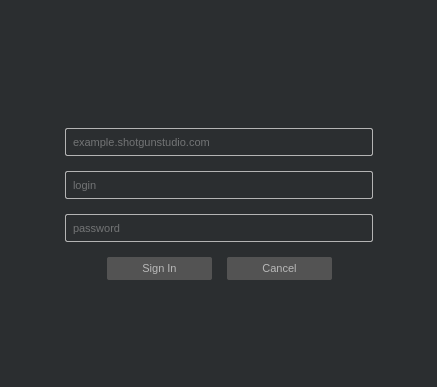
<?xml version="1.0" encoding="UTF-8"?>
<ui version="4.0">
 <class>LoginDialog</class>
 <widget class="QDialog" name="LoginDialog">
  <property name="windowModality">
   <enum>Qt::ApplicationModal</enum>
  </property>
  <property name="geometry">
   <rect>
    <x>0</x>
    <y>0</y>
    <width>437</width>
    <height>387</height>
   </rect>
  </property>
  <property name="windowTitle">
   <string>Shotgun Login</string>
  </property>
  <property name="windowIcon">
   <iconset>
    <normaloff>:/res/sg_badge</normaloff>:/res/sg_badge</iconset>
  </property>
  <property name="styleSheet">
   <string notr="true">QWidget
{
    background-color:  rgb(43, 46, 48);
    color: rgb(185, 185, 185);
    border-radius: 2px;
    selection-background-color: rgb(167, 167, 167);
    selection-color: rgb(26, 26, 26);
    font-size: 11px;
}

QPushButton
{
	background-color: rgb(83, 83, 83);
	border: none;
	padding: 5px;
	padding-left: 35px;
	padding-right: 35px;
}

QPushButton:focus
{
	border: 1px solid rgb(185, 185, 185);
}

QLineEdit
{
	border: 1px solid rgb(180, 180, 180);
	padding: 5px;
}</string>
  </property>
  <property name="modal">
   <bool>true</bool>
  </property>
  <layout class="QVBoxLayout" name="verticalLayout_2">
   <item>
    <spacer name="verticalSpacer">
     <property name="orientation">
      <enum>Qt::Vertical</enum>
     </property>
     <property name="sizeHint" stdset="0">
      <size>
       <width>20</width>
       <height>40</height>
      </size>
     </property>
    </spacer>
   </item>
   <item>
    <layout class="QHBoxLayout" name="horizontalLayout">
     <item>
      <widget class="QLabel" name="logo">
       <property name="maximumSize">
        <size>
         <width>250</width>
         <height>32</height>
        </size>
       </property>
       <property name="text">
        <string/>
       </property>
       <property name="pixmap">
        <pixmap resource="resources.qrc">:/res/shotgun_logo_light_medium.png</pixmap>
       </property>
       <property name="scaledContents">
        <bool>true</bool>
       </property>
       <property name="alignment">
        <set>Qt::AlignCenter</set>
       </property>
       <property name="textInteractionFlags">
        <set>Qt::NoTextInteraction</set>
       </property>
      </widget>
     </item>
    </layout>
   </item>
   <item>
    <spacer name="verticalSpacer_2">
     <property name="orientation">
      <enum>Qt::Vertical</enum>
     </property>
     <property name="sizeType">
      <enum>QSizePolicy::Fixed</enum>
     </property>
     <property name="sizeHint" stdset="0">
      <size>
       <width>20</width>
       <height>20</height>
      </size>
     </property>
    </spacer>
   </item>
   <item>
    <layout class="QHBoxLayout" name="horizontalLayout_3">
     <item>
      <spacer name="horizontalSpacer">
       <property name="orientation">
        <enum>Qt::Horizontal</enum>
       </property>
       <property name="sizeHint" stdset="0">
        <size>
         <width>40</width>
         <height>20</height>
        </size>
       </property>
      </spacer>
     </item>
     <item>
      <layout class="QVBoxLayout" name="verticalLayout">
       <property name="spacing">
        <number>15</number>
       </property>
       <item>
        <widget class="QLineEdit" name="site">
         <property name="minimumSize">
          <size>
           <width>308</width>
           <height>0</height>
          </size>
         </property>
         <property name="placeholderText">
          <string>example.shotgunstudio.com</string>
         </property>
        </widget>
       </item>
       <item>
        <widget class="QLineEdit" name="login">
         <property name="minimumSize">
          <size>
           <width>308</width>
           <height>0</height>
          </size>
         </property>
         <property name="placeholderText">
          <string>login</string>
         </property>
        </widget>
       </item>
       <item>
        <widget class="QLineEdit" name="password">
         <property name="minimumSize">
          <size>
           <width>308</width>
           <height>0</height>
          </size>
         </property>
         <property name="echoMode">
          <enum>QLineEdit::Password</enum>
         </property>
         <property name="placeholderText">
          <string>password</string>
         </property>
        </widget>
       </item>
       <item>
        <layout class="QHBoxLayout" name="horizontalLayout_2">
         <item>
          <spacer name="sign_in_hspacer">
           <property name="orientation">
            <enum>Qt::Horizontal</enum>
           </property>
           <property name="sizeHint" stdset="0">
            <size>
             <width>40</width>
             <height>20</height>
            </size>
           </property>
          </spacer>
         </item>
         <item>
          <widget class="QPushButton" name="sign_in">
           <property name="styleSheet">
            <string notr="true"/>
           </property>
           <property name="text">
            <string>Sign In</string>
           </property>
           <property name="autoDefault">
            <bool>false</bool>
           </property>
           <property name="default">
            <bool>true</bool>
           </property>
           <property name="flat">
            <bool>true</bool>
           </property>
          </widget>
         </item>
         <item>
          <widget class="QPushButton" name="cancel">
           <property name="styleSheet">
            <string notr="true"/>
           </property>
           <property name="text">
            <string>Cancel</string>
           </property>
           <property name="autoDefault">
            <bool>false</bool>
           </property>
           <property name="flat">
            <bool>true</bool>
           </property>
          </widget>
         </item>
         <item>
          <spacer name="horizontalSpacer_3">
           <property name="orientation">
            <enum>Qt::Horizontal</enum>
           </property>
           <property name="sizeHint" stdset="0">
            <size>
             <width>40</width>
             <height>20</height>
            </size>
           </property>
          </spacer>
         </item>
        </layout>
       </item>
      </layout>
     </item>
     <item>
      <spacer name="horizontalSpacer_2">
       <property name="orientation">
        <enum>Qt::Horizontal</enum>
       </property>
       <property name="sizeHint" stdset="0">
        <size>
         <width>40</width>
         <height>20</height>
        </size>
       </property>
      </spacer>
     </item>
    </layout>
   </item>
   <item>
    <spacer name="bottom_vspacer">
     <property name="orientation">
      <enum>Qt::Vertical</enum>
     </property>
     <property name="sizeHint" stdset="0">
      <size>
       <width>20</width>
       <height>70</height>
      </size>
     </property>
    </spacer>
   </item>
   <item>
    <widget class="QLabel" name="message">
     <property name="sizePolicy">
      <sizepolicy hsizetype="Expanding" vsizetype="Preferred">
       <horstretch>0</horstretch>
       <verstretch>0</verstretch>
      </sizepolicy>
     </property>
     <property name="text">
      <string/>
     </property>
     <property name="alignment">
      <set>Qt::AlignCenter</set>
     </property>
    </widget>
   </item>
  </layout>
 </widget>
 <resources>
  <include location="resources.qrc"/>
 </resources>
 <connections/>
</ui>
